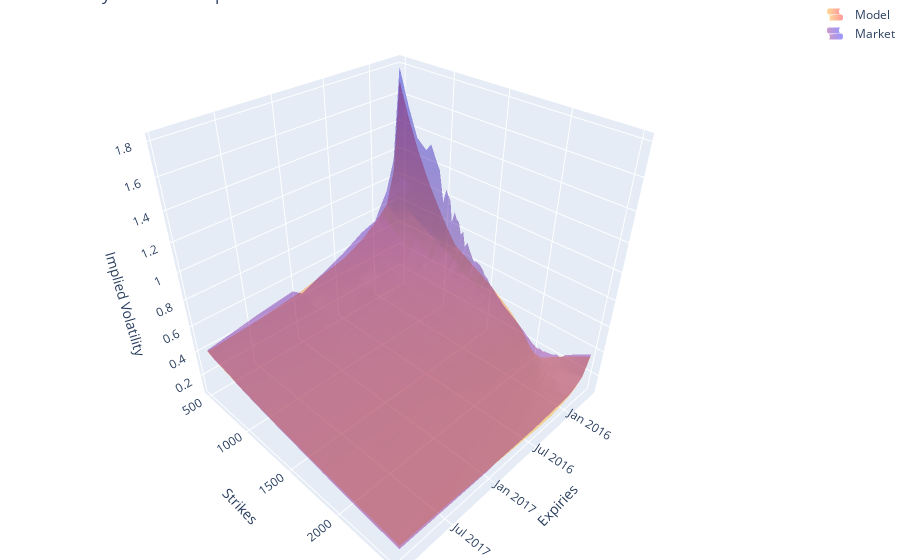
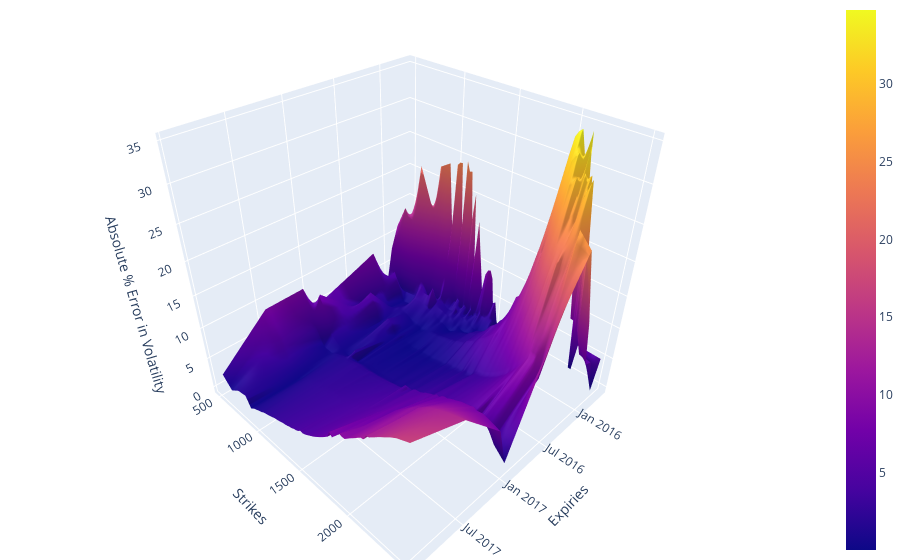
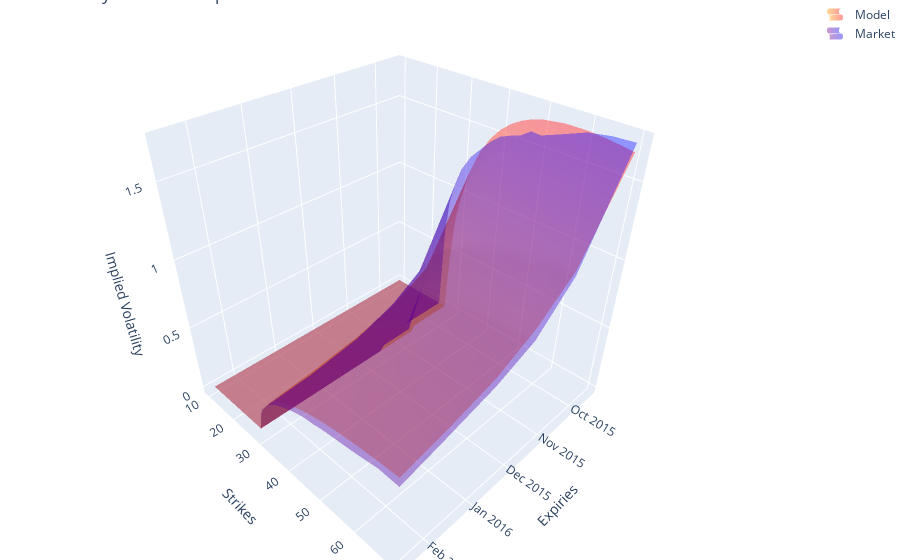
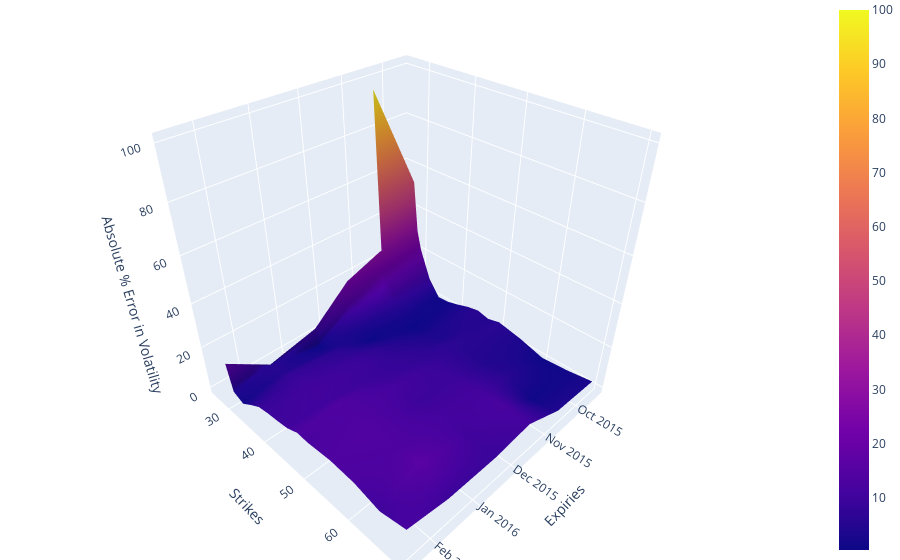

Notebook cell for these charts, in order:
### Code cell
from stochastic_volatility_models.visualisations.volatility_surface import plot_volatility_surface_comparison, plot_volatility_surface_error_comparison

nbe = Notebook(
	time=time,
	model=None,
)

config = {
	"toImageButtonOptions": {
		"format": "svg",  # one of png, svg, jpeg, webp
		"filename": "surface",
		"height": 400,
		"width": 600,
		"scale": 1,  # Multiply title/legend/axis/canvas sizes by this factor
	}
}

model = nb.plot_surfaces(volatility=False)
empirical = nbe.plot_surfaces(volatility=False)
plot_volatility_surface_comparison(model, empirical, 0.4).show(config=config)
plot_volatility_surface_error_comparison(model, empirical, 1).show(config=config)
model = nb.plot_surfaces(volatility=True, call=True, price=False)
empirical = nbe.plot_surfaces(volatility=True, call=True, price=False)
plot_volatility_surface_comparison(model, empirical, 0.4).show(config=config)
plot_volatility_surface_error_comparison(model, empirical, 1).show(config=config)

### Figure 1 — Plotly figure (JSON) as saved in the notebook; plotly's stock layout.template omitted (floating-point values rounded to 4 significant figures; data arrays with more than 128 entries replaced by an {"elided": "..."} marker saying what was removed)
{"data": [{"colorscale": [[0, "orange"], [1, "red"]], "name": "Model", "opacity": 0.4, "showlegend": true, "showscale": false, "type": "surface", "x": ["2015-09-18", "2015-10-16", "2015-11-20", "2015-12-19", "2016-01-15", "2016-03-18", "2016-06-17", "2016-12-16", "2017-01-20", "2017-06-16", "2017-12-15"], "y": [500, 600, 700, 800, 850, 900, 950, 1000, 1025, 1050, 1075, 1100, 1125, 1150, 1175, 1200, 1225, 1250, 1275, 1300, 1325, 1350, 1375, 1400, 1425, 1450, 1475, 1500, 1525, 1550, 1575, 1600, 1625, 1650, 1675, 1700, 1725, 1750, 1775, 1800, 1825, 1850, 1875, 1900, 1925, 1950, 1975, 2000, 2025, 2050, 2075, 2100, 2125, 2150, 2175, 2200, 2225, 2250, 2275, 2300, 2350, 2400, 2500], "z": {"elided": "63x11 float values"}}, {"colorscale": [[0, "purple"], [1, "blue"]], "name": "Market", "opacity": 0.4, "showlegend": true, "showscale": false, "type": "surface", "x": ["2015-09-18", "2015-10-16", "2015-11-20", "2015-12-19", "2016-01-15", "2016-03-18", "2016-06-17", "2016-12-16", "2017-01-20", "2017-06-16", "2017-12-15"], "y": [500, 600, 700, 800, 850, 900, 950, 1000, 1025, 1050, 1075, 1100, 1125, 1150, 1175, 1200, 1225, 1250, 1275, 1300, 1325, 1350, 1375, 1400, 1425, 1450, 1475, 1500, 1525, 1550, 1575, 1600, 1625, 1650, 1675, 1700, 1725, 1750, 1775, 1800, 1825, 1850, 1875, 1900, 1925, 1950, 1975, 2000, 2025, 2050, 2075, 2100, 2125, 2150, 2175, 2200, 2225, 2250, 2275, 2300, 2350, 2400, 2500], "z": {"elided": "63x11 float values"}}], "layout": {"coloraxis": {"showscale": false}, "margin": {"b": 0, "l": 0, "r": 0, "t": 0}, "scene": {"aspectmode": "cube", "xaxis": {"title": {"text": "Expiries"}}, "yaxis": {"title": {"text": "Strikes"}}, "zaxis": {"title": {"text": "Implied Volatility"}}}, "title": {"text": "Volatility Surface Comparison"}}}

### Figure 2 — Plotly figure (JSON) as saved in the notebook; plotly's stock layout.template omitted (floating-point values rounded to 4 significant figures; data arrays with more than 128 entries replaced by an {"elided": "..."} marker saying what was removed)
{"data": [{"name": "Percentage Error in Model Implied Volatility surface", "opacity": 1, "type": "surface", "x": ["2015-09-18", "2015-10-16", "2015-11-20", "2015-12-19", "2016-01-15", "2016-03-18", "2016-06-17", "2016-12-16", "2017-01-20", "2017-06-16", "2017-12-15"], "y": [500, 600, 700, 800, 850, 900, 950, 1000, 1025, 1050, 1075, 1100, 1125, 1150, 1175, 1200, 1225, 1250, 1275, 1300, 1325, 1350, 1375, 1400, 1425, 1450, 1475, 1500, 1525, 1550, 1575, 1600, 1625, 1650, 1675, 1700, 1725, 1750, 1775, 1800, 1825, 1850, 1875, 1900, 1925, 1950, 1975, 2000, 2025, 2050, 2075, 2100, 2125, 2150, 2175, 2200, 2225, 2250, 2275, 2300, 2350, 2400, 2500], "z": {"elided": "63x11 float values"}}], "layout": {"margin": {"b": 0, "l": 0, "r": 0, "t": 0}, "scene": {"aspectmode": "cube", "xaxis": {"title": {"text": "Expiries"}}, "yaxis": {"title": {"text": "Strikes"}}, "zaxis": {"title": {"text": "Absolute % Error in Volatility"}}}}}

### Figure 3 — Plotly figure (JSON) as saved in the notebook; plotly's stock layout.template omitted (floating-point values rounded to 4 significant figures; data arrays with more than 128 entries replaced by an {"elided": "..."} marker saying what was removed)
{"data": [{"colorscale": [[0, "orange"], [1, "red"]], "name": "Model", "opacity": 0.4, "showlegend": true, "showscale": false, "type": "surface", "x": ["2015-09-16", "2015-10-21", "2015-11-18", "2015-12-16", "2016-01-20", "2016-02-17"], "y": [10, 11, 12, 13, 14, 15, 16, 17, 18, 19, 20, 21, 22, 23, 24, 25, 26, 27, 28, 29, 30, 32.5, 35, 37.5, 40, 42.5, 45, 47.5, 50, 55, 60, 65, 70], "z": {"elided": "33x6 float values"}}, {"colorscale": [[0, "purple"], [1, "blue"]], "name": "Market", "opacity": 0.4, "showlegend": true, "showscale": false, "type": "surface", "x": ["2015-09-16", "2015-10-21", "2015-11-18", "2015-12-16", "2016-01-20", "2016-02-17"], "y": [10, 11, 12, 13, 14, 15, 16, 17, 18, 19, 20, 21, 22, 23, 24, 25, 26, 27, 28, 29, 30, 32.5, 35, 37.5, 40, 42.5, 45, 47.5, 50, 55, 60, 65, 70], "z": {"elided": "33x6 float values"}}], "layout": {"coloraxis": {"showscale": false}, "margin": {"b": 0, "l": 0, "r": 0, "t": 0}, "scene": {"aspectmode": "cube", "xaxis": {"title": {"text": "Expiries"}}, "yaxis": {"title": {"text": "Strikes"}}, "zaxis": {"title": {"text": "Implied Volatility"}}}, "title": {"text": "Volatility Surface Comparison"}}}

### Figure 4 — Plotly figure (JSON) as saved in the notebook; plotly's stock layout.template omitted (floating-point values rounded to 4 significant figures; data arrays with more than 128 entries replaced by an {"elided": "..."} marker saying what was removed)
{"data": [{"name": "Percentage Error in Model Implied Volatility surface", "opacity": 1, "type": "surface", "x": ["2015-09-16", "2015-10-21", "2015-11-18", "2015-12-16", "2016-01-20", "2016-02-17"], "y": [10, 11, 12, 13, 14, 15, 16, 17, 18, 19, 20, 21, 22, 23, 24, 25, 26, 27, 28, 29, 30, 32.5, 35, 37.5, 40, 42.5, 45, 47.5, 50, 55, 60, 65, 70], "z": {"elided": "33x6 float values"}}], "layout": {"margin": {"b": 0, "l": 0, "r": 0, "t": 0}, "scene": {"aspectmode": "cube", "xaxis": {"title": {"text": "Expiries"}}, "yaxis": {"title": {"text": "Strikes"}}, "zaxis": {"title": {"text": "Absolute % Error in Volatility"}}}}}
